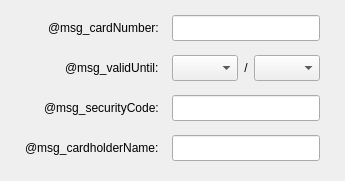
   <widget class="QWidget" name="paymentForm_VISA">
    <layout class="QGridLayout" name="gridLayout_2">
     <property name="leftMargin">
      <number>25</number>
     </property>
     <property name="topMargin">
      <number>15</number>
     </property>
     <property name="rightMargin">
      <number>25</number>
     </property>
     <property name="bottomMargin">
      <number>0</number>
     </property>
     <property name="horizontalSpacing">
      <number>13</number>
     </property>
     <property name="verticalSpacing">
      <number>14</number>
     </property>
     <item row="0" column="1" alignment="Qt::AlignRight">
      <widget class="QLabel" name="msg_cardNumber">
       <property name="text">
        <string>@msg_cardNumber:</string>
       </property>
      </widget>
     </item>
     <item row="0" column="2">
      <widget class="ValidatedLineEdit" name="input_cardNumber">
       <property name="minimumSize">
        <size>
         <width>148</width>
         <height>26</height>
        </size>
       </property>
       <property name="maximumSize">
        <size>
         <width>148</width>
         <height>26</height>
        </size>
       </property>
       <property name="styleSheet">
        <string notr="true"/>
       </property>
       <property name="maxLength">
        <number>16</number>
       </property>
       <property name="expressions">
        <stringlist notr="true">
         <string>.+</string>
         <string>\d+</string>
         <string>(^\d{16}$)</string>
        </stringlist>
       </property>
       <property name="styles">
        <stringlist notr="true">
         <string>QLineEdit { background-color: #ffcdd2;
  border: 1px solid #de123a;}</string>
         <string>QLineEdit { background-color: #fafafa; border: none; }</string>
         <string>QLineEdit {
    background-color: #f4fff4;
    border: 1px solid rgb(42, 227, 33);
	background-image: url(:/textures/Common/icons/icon1x2_ok_error.png);
	background-repeat: none;
	background-position: top right;
}</string>
        </stringlist>
       </property>
      </widget>
     </item>
     <item row="1" column="1" alignment="Qt::AlignRight">
      <widget class="QLabel" name="msg_validUntil">
       <property name="text">
        <string>@msg_validUntil:</string>
       </property>
      </widget>
     </item>
     <item row="1" column="2">
      <widget class="QWidget" name="cntnr" native="true">
       <property name="minimumSize">
        <size>
         <width>148</width>
         <height>26</height>
        </size>
       </property>
       <property name="maximumSize">
        <size>
         <width>148</width>
         <height>27</height>
        </size>
       </property>
       <property name="styleSheet">
        <string notr="true">.QWidget {
    border: none;
}</string>
       </property>
       <layout class="QHBoxLayout" name="horizontalLayout_3" stretch="0,1,0">
        <property name="spacing">
         <number>0</number>
        </property>
        <property name="leftMargin">
         <number>0</number>
        </property>
        <property name="topMargin">
         <number>0</number>
        </property>
        <property name="rightMargin">
         <number>0</number>
        </property>
        <property name="bottomMargin">
         <number>0</number>
        </property>
        <item alignment="Qt::AlignRight">
         <widget class="CheckedComboBox" name="input_validUntilMonth">
          <property name="minimumSize">
           <size>
            <width>66</width>
            <height>26</height>
           </size>
          </property>
          <property name="maximumSize">
           <size>
            <width>66</width>
            <height>26</height>
           </size>
          </property>
          <property name="currentIndex">
           <number>-1</number>
          </property>
          <item>
           <property name="text">
            <string notr="true">01</string>
           </property>
          </item>
          <item>
           <property name="text">
            <string notr="true">02</string>
           </property>
          </item>
          <item>
           <property name="text">
            <string notr="true">03</string>
           </property>
          </item>
          <item>
           <property name="text">
            <string notr="true">04</string>
           </property>
          </item>
          <item>
           <property name="text">
            <string notr="true">05</string>
           </property>
          </item>
          <item>
           <property name="text">
            <string notr="true">06</string>
           </property>
          </item>
          <item>
           <property name="text">
            <string notr="true">07</string>
           </property>
          </item>
          <item>
           <property name="text">
            <string notr="true">08</string>
           </property>
          </item>
          <item>
           <property name="text">
            <string notr="true">09</string>
           </property>
          </item>
          <item>
           <property name="text">
            <string notr="true">10</string>
           </property>
          </item>
          <item>
           <property name="text">
            <string notr="true">11</string>
           </property>
          </item>
          <item>
           <property name="text">
            <string notr="true">12</string>
           </property>
          </item>
         </widget>
        </item>
        <item>
         <widget class="QLabel" name="slash">
          <property name="text">
           <string notr="true">/</string>
          </property>
          <property name="alignment">
           <set>Qt::AlignCenter</set>
          </property>
         </widget>
        </item>
        <item alignment="Qt::AlignRight">
         <widget class="CheckedComboBox" name="input_validUntilYear">
          <property name="minimumSize">
           <size>
            <width>66</width>
            <height>26</height>
           </size>
          </property>
          <property name="maximumSize">
           <size>
            <width>66</width>
            <height>26</height>
           </size>
          </property>
         </widget>
        </item>
       </layout>
      </widget>
     </item>
     <item row="2" column="1" alignment="Qt::AlignRight">
      <widget class="QLabel" name="msg_securityCode">
       <property name="text">
        <string>@msg_securityCode:</string>
       </property>
      </widget>
     </item>
     <item row="2" column="2">
      <widget class="ValidatedLineEdit" name="input_securityCode">
       <property name="minimumSize">
        <size>
         <width>148</width>
         <height>26</height>
        </size>
       </property>
       <property name="maximumSize">
        <size>
         <width>148</width>
         <height>26</height>
        </size>
       </property>
       <property name="expressions">
        <stringlist notr="true"/>
       </property>
       <property name="styles">
        <stringlist notr="true"/>
       </property>
      </widget>
     </item>
     <item row="3" column="0" colspan="3">
      <widget class="QWidget" name="widget_2" native="true">
       <property name="minimumSize">
        <size>
         <width>0</width>
         <height>46</height>
        </size>
       </property>
       <layout class="QGridLayout" name="gridLayout_5">
        <property name="leftMargin">
         <number>0</number>
        </property>
        <property name="topMargin">
         <number>0</number>
        </property>
        <property name="rightMargin">
         <number>0</number>
        </property>
        <property name="bottomMargin">
         <number>0</number>
        </property>
        <property name="horizontalSpacing">
         <number>13</number>
        </property>
        <property name="verticalSpacing">
         <number>3</number>
        </property>
        <item row="0" column="0" alignment="Qt::AlignRight|Qt::AlignVCenter">
         <widget class="QLabel" name="msg_cardholderName">
          <property name="text">
           <string>@msg_cardholderName:</string>
          </property>
         </widget>
        </item>
        <item row="0" column="1" alignment="Qt::AlignRight|Qt::AlignVCenter">
         <widget class="ValidatedLineEdit" name="input_cardholderName">
          <property name="minimumSize">
           <size>
            <width>148</width>
            <height>26</height>
           </size>
          </property>
          <property name="maximumSize">
           <size>
            <width>148</width>
            <height>26</height>
           </size>
          </property>
          <property name="styleSheet">
           <string notr="true"/>
          </property>
          <property name="expressions">
           <stringlist notr="true"/>
          </property>
          <property name="styles">
           <stringlist notr="true"/>
          </property>
         </widget>
        </item>
        <item row="1" column="0" colspan="2" alignment="Qt::AlignRight|Qt::AlignTop">
         <widget class="InfoMessage" name="errormessage">
          <property name="messages">
           <stringlist>
            <string></string>
            <string>@msg_you_didnt_enter_all_info</string>
           </stringlist>
          </property>
          <property name="styles">
           <stringlist notr="true">
            <string>QLabel {font: 11px &quot;Open Sans&quot;;}</string>
            <string>QLabel {font: 11px &quot;Open Sans&quot;; color: #e53935;}</string>
           </stringlist>
          </property>
          <property name="currentMsgIndex">
           <number>0</number>
          </property>
          <property name="defaultMsgIndex">
           <number>0</number>
          </property>
         </widget>
        </item>
       </layout>
      </widget>
     </item>
     <item row="4" column="0" colspan="3">
      <spacer name="verticalSpacer">
       <property name="orientation">
        <enum>Qt::Vertical</enum>
       </property>
       <property name="sizeHint" stdset="0">
        <size>
         <width>20</width>
         <height>0</height>
        </size>
       </property>
      </spacer>
     </item>
    </layout>
   </widget>
